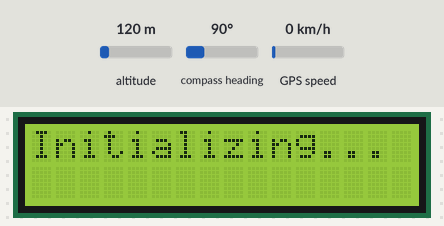
The sketch below on a simulated Arduino Uno, built with avr-gcc and run on an emulated ATmega328P. Shown: 16×2 character LCD. The inputs (shaded band) are chosen by the test bench; at power-on: altitude 120 m, compass heading 90°, GPS speed 0 km/h. The GPS gets a fix after 3 s at 37.7749, -122.4194 with 8 satellites; the modem accepts every AT command (registered, SIM ready, sends succeed) and sends nothing else; what the sketch prints to the serial monitor is not drawn.

Above: at 0.1 s.
At 2.2 s:
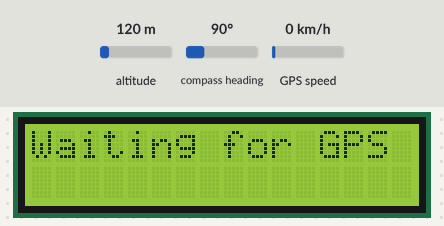
At 4.3 s:
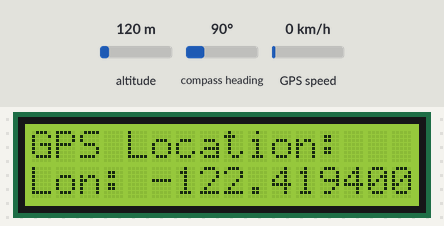

The sketch:

satellite_all.ino
```cpp
#include <Wire.h>
#include <LiquidCrystal_I2C.h>
#include <TinyGPS++.h>
#include <SoftwareSerial.h>

LiquidCrystal_I2C lcd(0x27, 2, POSITIVE); // 0x3F or 0x20
SoftwareSerial gsmSerial(10, 11);   // RX=10, TX=11 for GSM
SoftwareSerial satelliteSerial(8, 9); // RX=8, TX=9 for Satellite
TinyGPSPlus gps;                     // GPS object
SoftwareSerial gpsSerial(4, 3);     // RX=4, TX=3 for GPS

void setup() {
  Serial.begin(9600);               // Start Serial Monitor for debugging
  gsmSerial.begin(9600);              // Start GSM communication
  satelliteSerial.begin(9600);        // Start Satellite communication
  gpsSerial.begin(9600);              // Start GPS communication

  lcd.begin(16, 2, LCD_5x8DOTS);
  lcd.backlight();                    // Turn on the LCD backlight
  lcd.setCursor(0, 0);
  lcd.print("Initializing...");

  delay(2000);                        // Wait for modules to be ready
}

void loop() {
  while (gpsSerial.available() > 0) { // Check for GPS data
    char gpsData = gpsSerial.read();
    if (gps.encode(gpsData)) {
      displayGPSInfo();               // Display GPS info if available
    }
  }

  delay(2000);                       // Delay before next loop iteration
}

// Function to display GPS info and send it via GSM and Satellite
void displayGPSInfo() {
  if (gps.location.isValid()) {
    String latitude = String(gps.location.lat(), 6);
    String longitude = String(gps.location.lng(), 6);
    String gpsData = "Lat: " + latitude + " Lon: " + longitude;

    lcd.clear();                     // Clear the LCD
    lcd.setCursor(0, 0);
    lcd.print("GPS Location:");
    lcd.setCursor(0, 1);
    lcd.print("Lat: " + latitude);
    lcd.setCursor(0, 2);
    lcd.print("Lon: " + longitude);

    sendDataViaGSM(gpsData);        // Send GPS data via GSM
    sendDataViaSatellite(gpsData);   // Send GPS data via Satellite

    Serial.println("GPS Data: " + gpsData); // Debug output
  } else {
    lcd.clear();
    lcd.setCursor(0, 0);
    lcd.print("Waiting for GPS");
    Serial.println("Waiting for GPS signal...");
  }
}

// Function to send GPS data via GSM
void sendDataViaGSM(String message) {
  gsmSerial.println("AT+CMGF=1");    // Set SMS mode to text
  delay(100);
  gsmSerial.println("AT+CMGS=\"+1234567890\""); // Replace with actual phone number
  delay(100);
  gsmSerial.println(message);          // The message to send
  delay(100);
  gsmSerial.write(26);                // Send Ctrl+Z to send SMS
  delay(1000);
  Serial.println("SMS Sent: " + message); // Debug output
}

// Function to send GPS data via Satellite
void sendDataViaSatellite(String message) {
  satelliteSerial.println(message);    // Send the message over the satellite link
  Serial.println("Data Sent to Satellite: " + message); // Debug output
}
```

Measured:
- what the display in image 1 shows lasts 2.1 s, from 2.1 s to 4.2 s
